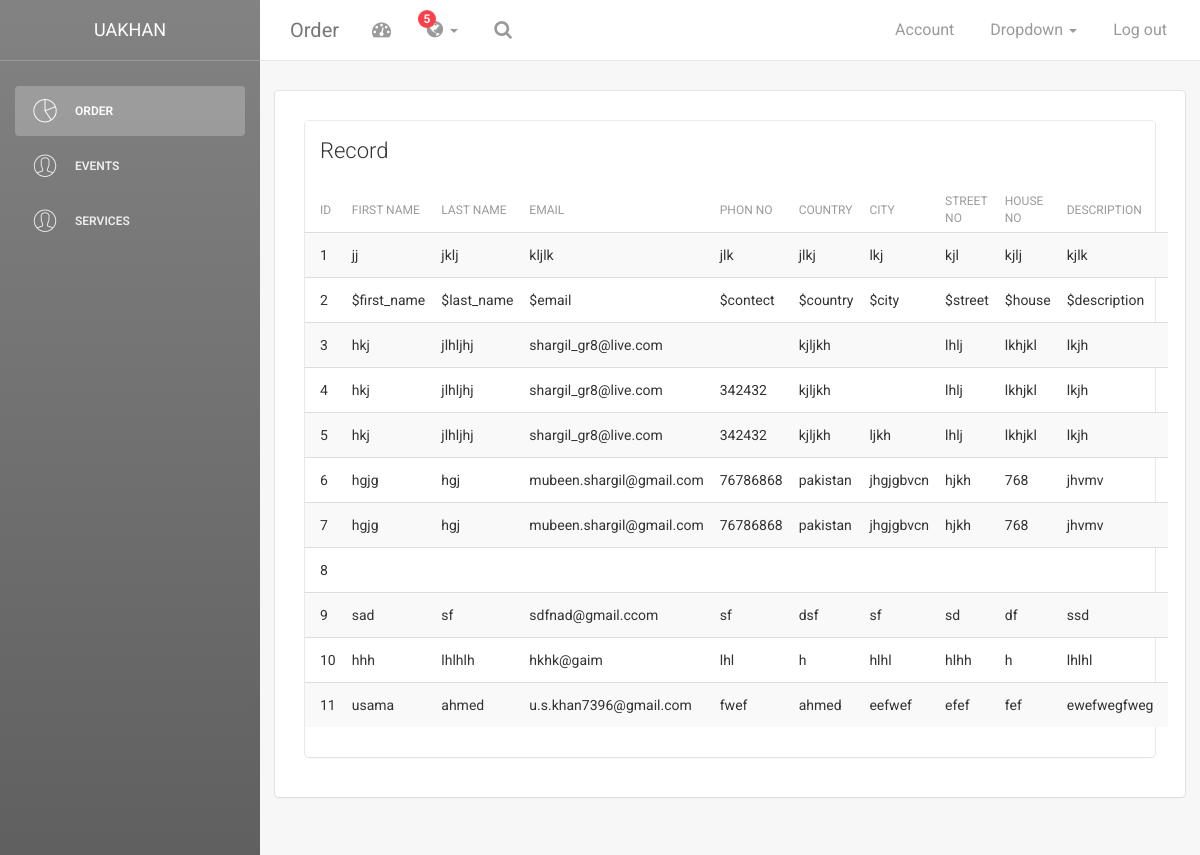
/order_admin.php (signed in), run on the app's committed database.
### tables this page shows
CREATE TABLE `booking` (
  `id` int(11) NOT NULL,
  `first_name` varchar(255) NOT NULL,
  `last_name` varchar(255) NOT NULL,
  `email` varchar(225) NOT NULL,
  `contect_no` varchar(255) NOT NULL,
  `country` varchar(255) NOT NULL,
  `city` varchar(255) NOT NULL,
  `street_no` varchar(225) NOT NULL,
  `house_no` varchar(255) NOT NULL,
  `description` varchar(255) NOT NULL
);

### order_admin.php (the view, shortened to what this page needs)
<!doctype html>
<?php
include('head.php');
?>
<body>
<?php
include('menu.php');
?>
    <div class="main-panel">
		<nav class="navbar navbar-default navbar-fixed">
            <div class="container-fluid">
                <div class="navbar-header">
                    <a class="navbar-brand" href="#">Order</a>
                </div>
                <div class="collapse navbar-collapse">
                    <ul class="nav navbar-nav navbar-left">
                        <li>
                            <a href="#" class="dropdown-toggle" data-toggle="dropdown">
                                <i class="fa fa-dashboard"></i>
                            </a>
                        </li>
                        <li class="dropdown">
                              <a href="#" class="dropdown-toggle" data-toggle="dropdown">
                                    <i class="fa fa-globe"></i>
                                    <b class="caret hidden-sm hidden-xs"></b>
                                    <span class="notification hidden-sm hidden-xs">5</span>
                              </a>
                        </li>
                        <li>
                           <a href="">
                                <i class="fa fa-search"></i>
                            </a>
                        </li>
                    </ul>
                    <ul class="nav navbar-nav navbar-right">
                        <li>
                           <a href="">
                               <p>Account</p>
                            </a>
                        </li>
                        <li class="dropdown">
                              <a href="#" class="dropdown-toggle" data-toggle="dropdown">
                                    <p>
										Dropdown
										<b class="caret"></b>
									</p>
                              </a>
                        </li>
                        <li>
                            <a href="logout.php">
                                <p>Log out</p>
                            </a>
                        </li>
                    </ul>
                </div>
            </div>
        </nav>
        <div class="content">
            <div class="container-fluid">
                <div class="row">
                    <div class="col-md-15">
                        <div class="card">
                            <div class="header">
                            </div>
					<div class="content">
            <div class="container-fluid">
                <div class="row">
                    <div class="col-md-12">
                        <div class="card">
                            <div class="header">
                                <h4 class="title">Record</h4>
                            </div>
                            <div class="content table-responsive table-full-width">
                                <table method="post" class="table table-hover table-striped">
               <?php
			    $selectsql="select * from  booking ";
					 $res=$connection->query($selectsql);
					 echo  "<thead>
                                        <th>ID</th>
                                    	<th>First Name</th>
                                    	<th>Last Name</th>
                                        <th>Email</th>
                                        <th>Phon No</th>
                                        <th>Country</th>
                                        <th>City</th>
                                        <th>Street No</th>
                                        <th>House no</th>
                                        <th>Description</th>
                                    </thead>
                                    <tbody>";
					 	 while($home= mysqli_fetch_array($res))
						 {
							 $id=$home['id'];
							 $first_name=$home['first_name'];
							 $last_name=$home['last_name'];
                             $email=$home['email'];
                             $phone=$home['contect_no'];
                             $country=$home['country'];
                             $city=$home['city'];
                             $street=$home['street_no'];
                             $house=$home['house_no'];
                             $des=$home['description'];
                                    echo "<tr>
                                        	<td>$id </td>
                                        	<td>$first_name</td>
                                        	<td>$last_name</td>
                                            <td>$email</td>
                                            <td>$phone</td>
                                            <td>$country</td>
                                            <td>$city</td>
                                            <td>$street</td>
                                            <td>$house</td>
                                            <td>$des</td>
                                        </tr>";
						 }
                                  echo "</tbody>";
                                echo "</table>";
						   ?>
                            </div>
                        </div>
                    </div>
</body>
</html>

### data on the page
booking: id "1", first_name "jj", last_name "jklj", email "kljlk", contect_no "jlk", country "jlkj", city "lkj", street_no "kjl", house_no "kjlj", description "kjlk"
booking: id "2", first_name "$first_name", last_name "$last_name", email "$email", contect_no "$contect", country "$country", city "$city", street_no "$street", house_no "$house", description "$description"
booking: id "3", first_name "hkj", last_name "jlhljhj", email "shargil_gr8@live.com", country "kjljkh", street_no "lhlj", house_no "lkhjkl", description "lkjh"
booking: id "4", first_name "hkj", last_name "jlhljhj", email "shargil_gr8@live.com", contect_no "342432", country "kjljkh", street_no "lhlj", house_no "lkhjkl", description "lkjh"
booking: id "5", first_name "hkj", last_name "jlhljhj", email "shargil_gr8@live.com", contect_no "342432", country "kjljkh", city "ljkh", street_no "lhlj", house_no "lkhjkl", description "lkjh"
booking: id "6", first_name "hgjg", last_name "hgj", email "mubeen.shargil@gmail.com", contect_no "76786868", country "pakistan", city "jhgjgbvcn", street_no "hjkh", house_no "768", description "jhvmv"
booking: id "7", first_name "hgjg", last_name "hgj", email "mubeen.shargil@gmail.com", contect_no "76786868", country "pakistan", city "jhgjgbvcn", street_no "hjkh", house_no "768", description "jhvmv"
booking: id "8"
booking: id "9", first_name "sad", last_name "sf", email "sdfnad@gmail.ccom", contect_no "sf", country "dsf", city "sf", street_no "sd", house_no "df", description "ssd"
booking: id "10", first_name "hhh", last_name "lhlhlh", email "hkhk@gaim", contect_no "lhl", country "h", city "hlhl", street_no "hlhh", house_no "h", description "lhlhl"
booking: id "11", first_name "usama", last_name "ahmed", email "u.s.khan7396@gmail.com", contect_no "fwef", country "ahmed", city "eefwef", street_no "efef", house_no "fef", description "ewefwegfweg"

### other printed values
$_SESSION['email'] "UAKHAN"
